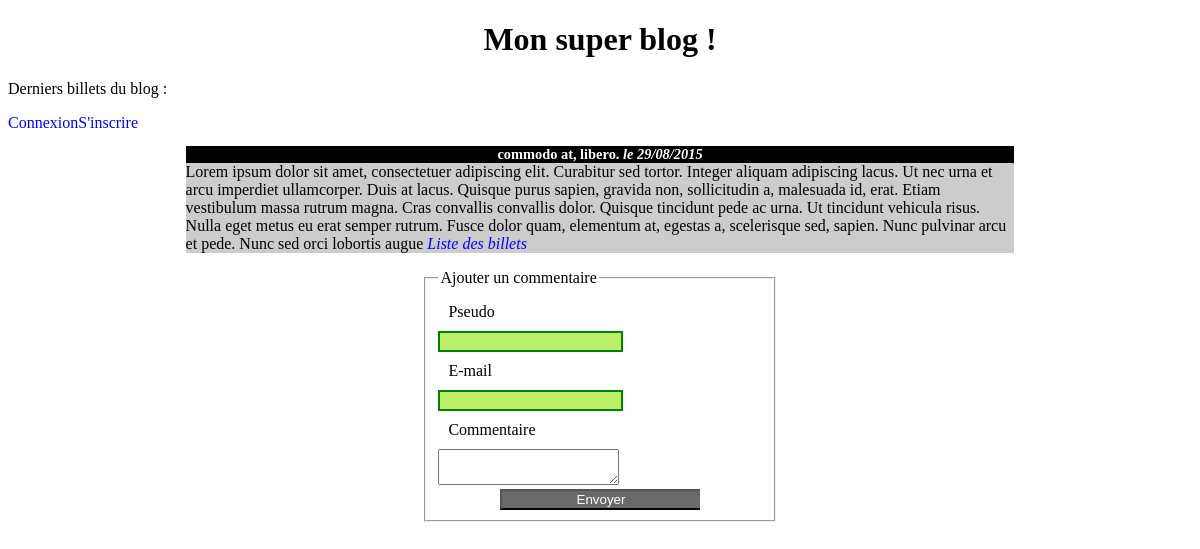
The page /commentaires.php?billet=98 on the database its author committed.
### tables this page shows
CREATE TABLE IF NOT EXISTS `billets` (
  `id` int(11) UNSIGNED NOT NULL AUTO_INCREMENT,
  `titre` varchar(255) DEFAULT NULL,
  `contenu` text,
  `date_creation` varchar(255) DEFAULT NULL,
  `auteur` varchar(255) DEFAULT NULL,
  PRIMARY KEY (`id`)
);

### modeles/blog/getcommentaires.php (called while the page is built)
<?php
function getcommentaires($choixbillet){
    global $bdd;
    $choixbillet=$_GET['billet'];
    $req = $bdd->prepare('SELECT b.id,b.titre, b.contenu,DATE_FORMAT(date_creation,\'%d/%m/%Y\')AS date_creation,c.auteur, c.commentaire,c.email, DATE_FORMAT(date_commentaire, \'%d/%m/%Y à %Hh%imin%ss\') AS date_commentaire_fr'
            . '                  FROM billets b'
            . '                 LEFT JOIN commentaires c ON b.id=c.id_billet WHERE b.id = ?  ORDER BY date_commentaire desc');
    $req->execute(array($choixbillet));
    $commentaires=$req->fetchAll();
    return $commentaires;
}

### vues/blog/commentaires.php (the view, shortened to what this page needs)
<!DOCTYPE html>
<html>
    <head>
        <link href="vues/blog/style.css" rel="stylesheet" />
    </head>
    <body>
        <h1>Mon super blog !</h1>
        <p>Derniers billets du blog :</p>
 <?php
        if(isset($_SESSION['pseudo'])) {
            echo '<a href="dashboard.php">Administration</a><br/><a href="deconnexion.php">Déconnexion</a>'
            ;
        }else{
        echo'<a href="connexion.php">Connexion</a><a href="inscription.php">S\'inscrire</a>';
        }
        ?>
        <article>
                <h3>
    <?php echo $commentaire['titre']; ?>
        <em>le <?php echo $commentaire['date_creation']; ?></em>
        </h3>
        <p>
            <?php echo $commentaire['contenu']; ?>
            <em><a href="blog.php">Liste des billets</a></em>
            <br />
        </p>
            </article>
         <form method="post" action="commentaires_post.php?billet=<?php echo $_GET['billet']; ?>">
        <fieldset>
            <legend>Ajouter un commentaire</legend>
            <label for="pseudo"> Pseudo</label><input type="text" name="pseudo" id="pseudo"/><br/>
            <label for="email">E-mail</label><input type="email" id="email" name="email"/><br/>
            <label for="commentaire">Commentaire</label><textarea name="commentaire" id="commentaire" ></textarea><br/>
            <input type="submit" value="Envoyer" class="envoyer"/>
        </fieldset>
    </form>
    </body>
</html>

### controllers/blog/commentaires.php (shortened to what this page needs)
<?php
include_once 'modeles/blog/getcommentaires.php';
$choixbillet=$_GET['billet'];
$commentaires=getcommentaires($choixbillet);
if(!empty($commentaires)){
foreach ($commentaires as $cle => $commentaire) {
    include_once 'vues/blog/commentaires.php';
}
}else{
    header('Location:vues/blog/404.php');
}

### vues/blog/style.css (style rules this page uses)
h1, h3 { text-align:center; }
h3 { background-color:black; color:white; font-size:0.9em; margin-bottom:0px; }
article p { background-color:#CCCCCC; margin-top:0px; }
article { width:70%; margin:auto; }
a { text-decoration: none; color: blue; }
input:valid:not(.envoyer) { border: 2px solid green; background-color:#BCEE68 ; }
form { width:30%; margin:auto; }
.envoyer:valid { border-right: 0; }
.envoyer { color:white; display: block; margin:0 auto; width: 200px; background-color: #696969; }
label { display:inline-block; width:150px; margin:10px; }

### rows shown on the page
billets: titre "commodo at, libero.", date_creation "29/08/2015", contenu "Lorem ipsum dolor sit amet, consectetuer adipiscing elit. Curabitur sed tortor. Integer aliquam adipiscing lacus. Ut nec urna et arcu imperdiet ullamcorper. Duis at lacus. Quisque purus sapien, gravida non, sollicitudin a, malesuada id, erat. Etiam vestibulum massa rutrum magna. Cras convallis convallis dolor. Quisque tincidunt pede ac urna. Ut tincidunt vehicula risus. Nulla eget metus eu erat semper rutrum. Fusce dolor quam, elementum at, egestas a, scelerisque sed, sapien. Nunc pulvinar arcu et pede. Nunc sed orci lobortis augue"
